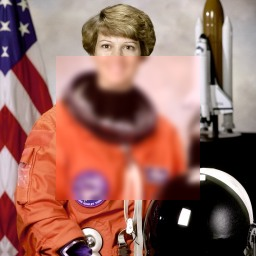
#> input picture eval/faces/test/fake/test_fake_01.jpg, 256 x 256 px
$ python -i frequency.py   (imports and definitions only)
#> lines starting #> are read from the running program, lines starting #| are printed output that depends on the picture
#> further down, picture is the input picture: PIL image 256x256 RGB; mean R, G, B 150.1, 104.3, 95.4
"""Frequency-domain (spectral) fingerprint of a face crop or image.

GAN / diffusion up-sampling layers often leave excess or periodic energy in the high spatial
frequencies, visible in the azimuthally averaged power spectrum (Durall et al., CVPR 2020,
"Watch your Up-Convolution"). We fit the natural 1/f fall-off on mid frequencies and measure the
residual in the high band. The score is an UNCALIBRATED indicator, never a verdict.
"""
from __future__ import annotations

from pathlib import Path
from typing import Dict

import numpy as np
from PIL import Image

SIZE = 256


def spectral_fingerprint(img: Image.Image, size: int = SIZE) -> Dict:
#> called with size = 256
    g = np.asarray(img.convert("L").resize((size, size), Image.BICUBIC), dtype=np.float64)
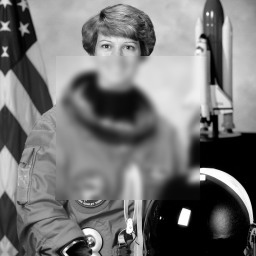
#> g: shape (256, 256) float64; min 0, max 255, mean 117
    g -= g.mean()
    win = np.outer(np.hanning(size), np.hanning(size))
    F = np.fft.fftshift(np.fft.fft2(g * win))
    logp = np.log1p(np.abs(F) ** 2)
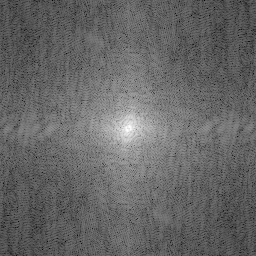
#> logp: shape (256, 256) float64; min 1.52, max 25.31, mean 11.1; drawn with min black and max white

    c = size // 2
    yy, xx = np.indices((size, size))
    r = np.hypot(xx - c, yy - c).astype(int)
    sums = np.bincount(r.ravel(), logp.ravel())
#> sums = 182 values, max 8367.1 at index 123, min 9.01 at index 181, mean 4000.8
    cnts = np.bincount(r.ravel())
    prof = (sums / np.maximum(cnts, 1))[1:c]
#> prof = 127 values, max 24.56 at index 1, min 9.94 at index 126, mean 13.31
    rr = np.arange(1, c)

    mid = (rr >= 8) & (rr < c // 2)
    hi = rr >= c // 2
    slope, icpt = np.polyfit(np.log(rr[mid]), prof[mid], 1)
#> slope = -4.04; icpt = 28.8
    pred = slope * np.log(rr) + icpt
#> pred = 127 values, max 28.8 at index 0, min 9.21 at index 126, mean 13.15
    resid = prof - pred
#> resid = 127 values, max 0.811 at index 122, min -5.06 at index 0, mean 0.163
    excess = float(resid[hi].mean())
#> excess = 0.471
    peak = float(resid[hi].max() - np.median(resid[hi]))
#> peak = 0.302
    score = float(1.0 / (1.0 + np.exp(-excess / 0.5)))
#> score = 0.72
    return {
        "method": "azimuthal_power_spectrum",
        "size": size,
        "spectral_slope": round(float(slope), 4),
        "hf_excess": round(excess, 4),
        "hf_peak_prominence": round(peak, 4),
        "indicator_score": round(score, 4),
        "_profile": prof, "_pred": pred, "_rr": rr, "_logspec": logp, "_hi_start": int(c // 2),
    }


def public(fp: Dict) -> Dict:
    return {k: v for k, v in fp.items() if not k.startswith("_")}


def save_spectrum_plot(fp: Dict, path: Path, title: str) -> bool:
    try:
        import matplotlib
        matplotlib.use("Agg")
        import matplotlib.pyplot as plt
    except ImportError:
        return False
    fig, (a1, a2) = plt.subplots(1, 2, figsize=(9, 3.4), dpi=110)
    a1.imshow(fp["_logspec"], cmap="magma")
    a1.set_title("log power spectrum (centred)", fontsize=8)
    a1.axis("off")
    rr = fp["_rr"]
    a2.plot(rr, fp["_profile"], lw=1.4, label="observed")
    a2.plot(rr, fp["_pred"], lw=1.0, ls="--", label="1/f fit (mid band)")
    a2.axvspan(fp["_hi_start"], rr[-1], color="#fde9c8", alpha=0.6, lw=0, label="high band")
    a2.set_xscale("log")
    a2.set_xlabel("spatial frequency (radius)", fontsize=8)
    a2.set_ylabel("mean log power", fontsize=8)
    a2.tick_params(labelsize=7)
    a2.legend(fontsize=7)
    a2.set_title(f"HF excess {fp['hf_excess']:+.2f} · peak {fp['hf_peak_prominence']:.2f} "
                 f"· indicator {fp['indicator_score']:.2f}", fontsize=8)
    fig.suptitle(title, fontsize=9)
    fig.tight_layout()
    fig.savefig(path)
    plt.close(fig)
    return True

>>> from PIL import Image
>>> picture = Image.open('../../../eval/faces/test/fake/test_fake_01.jpg')
>>> result = spectral_fingerprint(picture)
#> result = 11 items

$ run again, on eval/faces/test/fake/test_fake_02.jpg
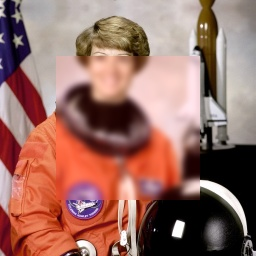
#> input picture eval/faces/test/fake/test_fake_02.jpg, 256 x 256 px
#> picture is the input picture: PIL image 256x256 RGB; mean R, G, B 153.2, 109.6, 100.3
#> in spectral_fingerprint, `g = np.asarray(img.convert("L").resize((size, size), Image.BICUBIC), d..`:
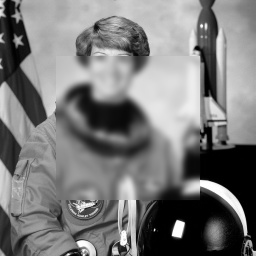
#> g: shape (256, 256) float64; min 0, max 255, mean 121.6
#> in spectral_fingerprint, `logp = np.log1p(np.abs(F) ** 2)`:
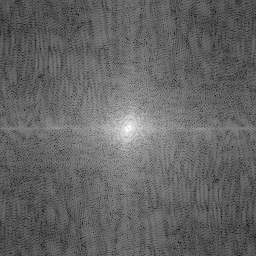
#> logp: shape (256, 256) float64; min 1.86, max 25.52, mean 11.2; drawn with min black and max white
#> sums = 182 values, max 8474.2 at index 123, min 10.46 at index 181, mean 4037
#> prof = 127 values, max 24.63 at index 1, min 10.01 at index 125, mean 13.38
#> slope = -4.01; icpt = 28.66
#> pred = 127 values, max 28.66 at index 0, min 9.25 at index 126, mean 13.16
#> resid = 127 values, max 0.901 at index 122, min -4.42 at index 0, mean 0.22
#> excess = 0.552
#> peak = 0.304
#> score = 0.751
#> result = 11 items

$ run again, on eval/faces/test/fake/test_fake_03.jpg
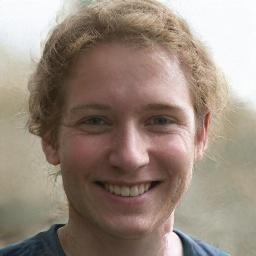
#> input picture eval/faces/test/fake/test_fake_03.jpg, 256 x 256 px
#> picture is the input picture: PIL image 256x256 RGB; mean R, G, B 152.6, 137.4, 125.3
#> in spectral_fingerprint, `g = np.asarray(img.convert("L").resize((size, size), Image.BICUBIC), d..`:
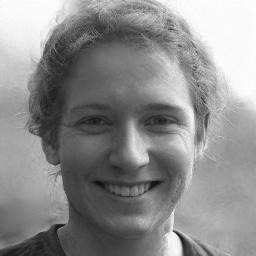
#> g: shape (256, 256) float64; min 7, max 255, mean 140.5
#> in spectral_fingerprint, `logp = np.log1p(np.abs(F) ** 2)`:
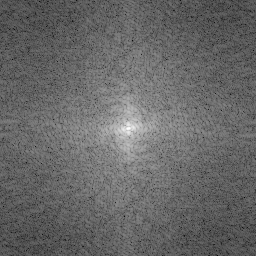
#> logp: shape (256, 256) float64; min 0.801, max 26.13, mean 11.1; drawn with min black and max white
#> sums = 182 values, max 8265.3 at index 123, min 10.07 at index 181, mean 3996.3
#> prof = 127 values, max 25.11 at index 0, min 9.77 at index 126, mean 13.18
#> slope = -3.32; icpt = 26.04
#> pred = 127 values, max 26.04 at index 0, min 9.95 at index 126, mean 13.18
#> resid = 127 values, max 0.587 at index 3, min -2.32 at index 1, mean 0.00252
#> excess = 0.0308
#> peak = 0.359
#> score = 0.515
#> result = 11 items

$ run again, on eval/faces/test/fake/test_fake_04.jpg
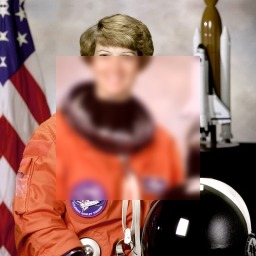
#> input picture eval/faces/test/fake/test_fake_04.jpg, 256 x 256 px
#> picture is the input picture: PIL image 256x256 RGB; mean R, G, B 153.3, 108.9, 99.8
#> in spectral_fingerprint, `g = np.asarray(img.convert("L").resize((size, size), Image.BICUBIC), d..`:
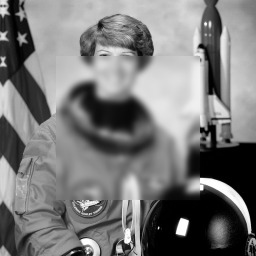
#> g: shape (256, 256) float64; min 0, max 255, mean 121.1
#> in spectral_fingerprint, `logp = np.log1p(np.abs(F) ** 2)`:
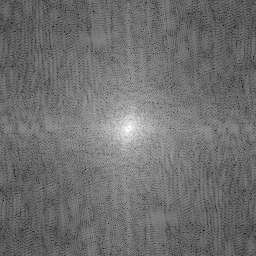
#> logp: shape (256, 256) float64; min 0.189, max 25.49, mean 11.2; drawn with min black and max white
#> sums = 182 values, max 8410.4 at index 123, min 10.01 at index 181, mean 4050.3
#> prof = 127 values, max 24.62 at index 1, min 9.98 at index 126, mean 13.41
#> slope = -4; icpt = 28.67
#> pred = 127 values, max 28.67 at index 0, min 9.3 at index 126, mean 13.19
#> resid = 127 values, max 0.844 at index 124, min -4.65 at index 0, mean 0.215
#> excess = 0.55
#> peak = 0.251
#> score = 0.75
#> result = 11 items
